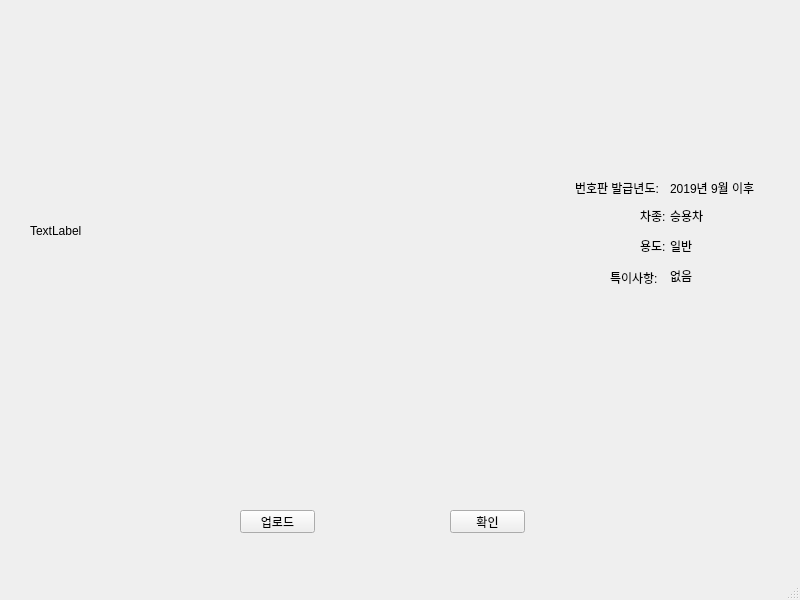
<?xml version="1.0" encoding="UTF-8"?>
<ui version="4.0">
 <class>mainWindow</class>
 <widget class="QMainWindow" name="mainWindow">
  <property name="geometry">
   <rect>
    <x>0</x>
    <y>0</y>
    <width>800</width>
    <height>600</height>
   </rect>
  </property>
  <property name="windowTitle">
   <string>MainWindow</string>
  </property>
  <widget class="QWidget" name="centralwidget">
   <widget class="QPushButton" name="btn_upload">
    <property name="geometry">
     <rect>
      <x>240</x>
      <y>510</y>
      <width>75</width>
      <height>23</height>
     </rect>
    </property>
    <property name="text">
     <string>업로드</string>
    </property>
   </widget>
   <widget class="QLabel" name="imageview">
    <property name="geometry">
     <rect>
      <x>30</x>
      <y>70</y>
      <width>521</width>
      <height>321</height>
     </rect>
    </property>
    <property name="text">
     <string>TextLabel</string>
    </property>
   </widget>
   <widget class="QPushButton" name="btn_ok">
    <property name="geometry">
     <rect>
      <x>450</x>
      <y>510</y>
      <width>75</width>
      <height>23</height>
     </rect>
    </property>
    <property name="text">
     <string>확인</string>
    </property>
   </widget>
   <widget class="QLabel" name="label">
    <property name="geometry">
     <rect>
      <x>575</x>
      <y>180</y>
      <width>101</width>
      <height>16</height>
     </rect>
    </property>
    <property name="text">
     <string>번호판 발급년도:</string>
    </property>
   </widget>
   <widget class="QLabel" name="label_2">
    <property name="geometry">
     <rect>
      <x>670</x>
      <y>180</y>
      <width>91</width>
      <height>16</height>
     </rect>
    </property>
    <property name="text">
     <string>2019년 9월 이후</string>
    </property>
   </widget>
   <widget class="QLabel" name="label_3">
    <property name="geometry">
     <rect>
      <x>640</x>
      <y>210</y>
      <width>56</width>
      <height>12</height>
     </rect>
    </property>
    <property name="text">
     <string>차종:</string>
    </property>
   </widget>
   <widget class="QLabel" name="label_4">
    <property name="geometry">
     <rect>
      <x>670</x>
      <y>210</y>
      <width>56</width>
      <height>12</height>
     </rect>
    </property>
    <property name="text">
     <string>승용차</string>
    </property>
   </widget>
   <widget class="QLabel" name="label_5">
    <property name="geometry">
     <rect>
      <x>640</x>
      <y>240</y>
      <width>56</width>
      <height>12</height>
     </rect>
    </property>
    <property name="text">
     <string>용도:</string>
    </property>
   </widget>
   <widget class="QLabel" name="label_6">
    <property name="geometry">
     <rect>
      <x>670</x>
      <y>240</y>
      <width>56</width>
      <height>12</height>
     </rect>
    </property>
    <property name="text">
     <string>일반</string>
    </property>
   </widget>
   <widget class="QLabel" name="label_7">
    <property name="geometry">
     <rect>
      <x>610</x>
      <y>270</y>
      <width>51</width>
      <height>16</height>
     </rect>
    </property>
    <property name="text">
     <string>특이사항:</string>
    </property>
   </widget>
   <widget class="QLabel" name="label_8">
    <property name="geometry">
     <rect>
      <x>670</x>
      <y>270</y>
      <width>56</width>
      <height>12</height>
     </rect>
    </property>
    <property name="text">
     <string>없음</string>
    </property>
   </widget>
  </widget>
  <widget class="QMenuBar" name="menubar">
   <property name="geometry">
    <rect>
     <x>0</x>
     <y>0</y>
     <width>800</width>
     <height>21</height>
    </rect>
   </property>
  </widget>
  <widget class="QStatusBar" name="statusbar"/>
 </widget>
 <resources/>
 <connections/>
</ui>
